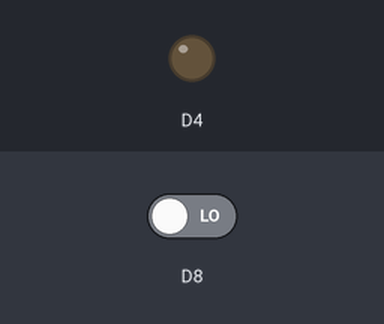
This program was run on a simulated ESP8266 (NodeMCU). On the bench: output pins drawn as LEDs (lit = HIGH). Inputs (shaded band) come from the test bench; at power-on: D8 LOW. WiFi joins after 1.5 s; servers stay silent unless stated; what the program prints to the serial monitor is not drawn.

Above: at 2.7 s.
2.8 s: D8 driven HIGH
At 3.4 s:
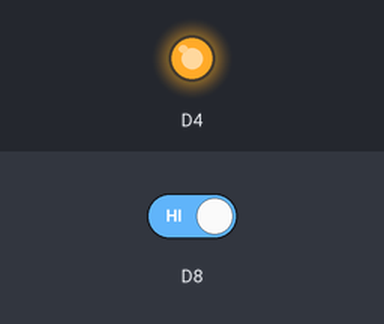
Timing chart, 0 to 5.8 s (numbered marks = the images above; inputs shaded):
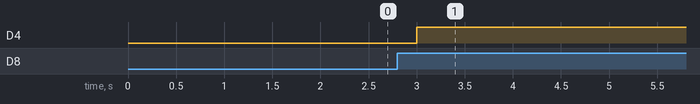

Measured:
- after the input at 2.8 s, D4: LOW → HIGH after 0.20 s

The program:

main.cpp
```cpp
/*
* ----------------------------------------------
* Project/Program Name : ButtonPUT
* File Name : main.cpp
* Author : Diego King
* Date : 10/30/2024
* Version : v2.0
*
* Purpose:
* Sends HTTP request to get LED status (on or off) at the push of a button.
*
*
* Example Application:
*   Used as a remote control for any larger node.
*
*
* ---------------------------------------------------------------------------
*/

#include <Arduino.h>
#include "ESP8266WiFi.h"
#include "ESP8266HTTPClient.h"

String sendHTTP(String URL);
bool readButton();
const char* ssid = "iPhone 190"; //Enter SSID
const char* password = "myhotspot"; //Enter Password
String myURL = "http://67.169.107.53/results.txt";

void setup() {
  // put your setup code here, to run once:
  Serial.begin(9600);
  WiFi.begin(ssid, password);
  while (WiFi.status() != WL_CONNECTED)
  {
     delay(500);
     Serial.print("*");
  }
  Serial.println("");
  Serial.println("WiFi connection Successful");
  pinMode(D8, INPUT);
  pinMode(D4, OUTPUT);
}

void loop() {
  if(readButton()){
    Serial.println("Button is pushed");
    String payload = sendHTTP(myURL);
    if(payload=="on"){
      digitalWrite(D4, 0);
    } else {
      digitalWrite(D4, 1);
    }
    delay(1000);
  }
}

bool readButton(){
  return digitalRead(D8);
}

String sendHTTP(String URL){
  String payload = "";
  if(WiFi.status()==WL_CONNECTED) {
      /*BearSSL client "clientS" is used for HTTPS requests, as opposed to HTTP requests*/
      WiFiClientSecure clientS;
      WiFiClient client;
      HTTPClient http;
      if(URL.charAt(4)=='s'){
        Serial.println("**Establishing BearSSL WiFi Client**");
        clientS.setInsecure();
        http.begin(clientS, URL);
      } else {
        Serial.println("**Establishing Arduino WiFi Client**");
        http.begin(client, URL);
      }
      int httpResponseCode = http.GET();
      if(httpResponseCode > 0) {
        payload = http.getString();
        Serial.println("HTTP Response code: " + String(httpResponseCode));
        Serial.println("Payload: " + payload);
      } else {
        Serial.print("Error on HTTP request: ");
        Serial.println(httpResponseCode);
      }
      http.end();
    } else {
      Serial.println("WiFi connection could not be established.");
    }
  return payload;
}
```
